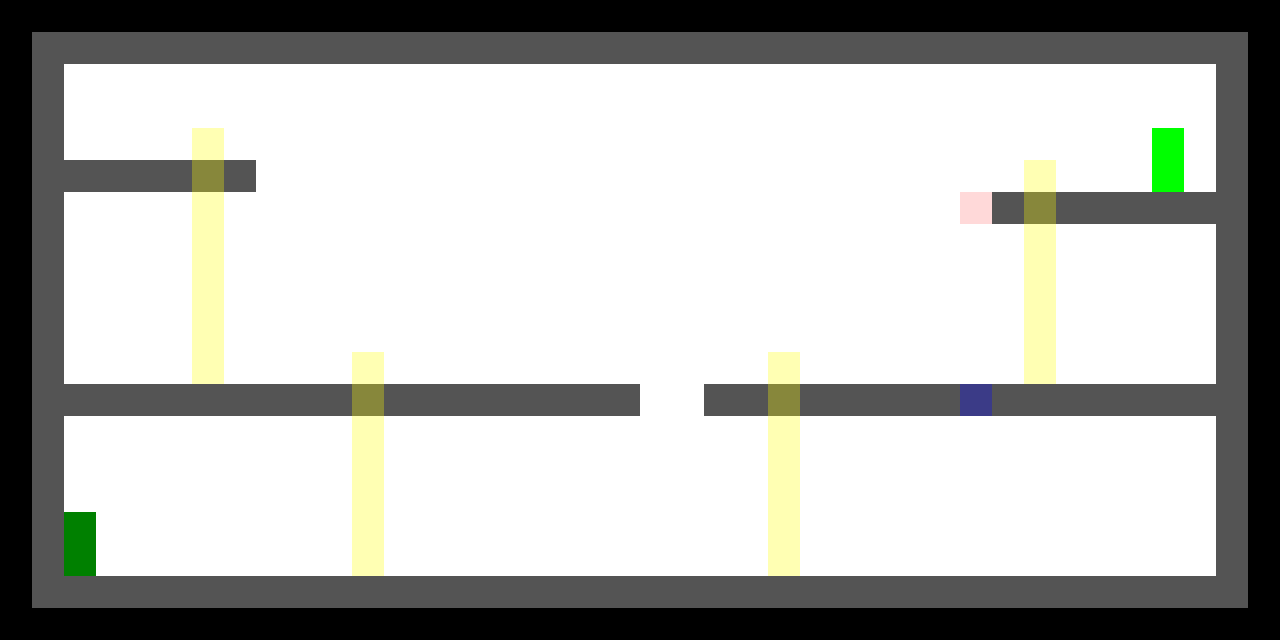

Tiled map render using the project's own tile images. Description and the whole map definition, tile-layer contents included, below:
An orthogonal 40x20 tile map with 32x32 px tiles, 2 tile layers (Background, Foreground).

<map version="1.0" orientation="orthogonal" width="40" height="20" tilewidth="32" tileheight="32">
 <tileset firstgid="1" name="randomtl" tilewidth="32" tileheight="32">
  <image source="ts_placeholder.png" width="128" height="128" />
 </tileset>
 <layer name="Background" width="40" height="20">
  <data encoding="csv">
13,13,13,13,13,13,13,13,13,13,13,13,13,13,13,13,13,13,13,13,13,13,13,13,13,13,13,13,13,13,13,13,13,13,13,13,13,13,13,13,
13,14,14,14,14,14,14,14,14,14,14,14,14,14,14,14,14,14,14,14,14,14,14,14,14,14,14,14,14,14,14,14,14,14,14,14,14,14,14,13,
13,14,16,16,16,16,16,16,16,16,16,16,16,16,16,16,16,16,16,16,16,16,16,16,16,16,16,16,16,16,16,16,16,16,16,16,16,16,14,13,
13,14,16,16,16,16,16,16,16,16,16,16,16,16,16,16,16,16,16,16,16,16,16,16,16,16,16,16,16,16,16,16,16,16,16,16,16,16,14,13,
13,14,16,16,16,16,16,16,16,16,16,16,16,16,16,16,16,16,16,16,16,16,16,16,16,16,16,16,16,16,16,16,16,16,16,16,5,16,14,13,
13,14,14,14,14,14,14,14,16,16,16,16,16,16,16,16,16,16,16,16,16,16,16,16,16,16,16,16,16,16,16,16,16,16,16,16,5,16,14,13,
13,14,16,16,16,16,16,16,16,16,16,16,16,16,16,16,16,16,16,16,16,16,16,16,16,16,16,16,16,16,16,14,14,14,14,14,14,14,14,13,
13,14,16,16,16,16,16,16,16,16,16,16,16,16,16,16,16,16,16,16,16,16,16,16,16,16,16,16,16,16,16,16,16,16,16,16,16,16,14,13,
13,14,16,16,16,16,16,16,16,16,16,16,16,16,16,16,16,16,16,16,16,16,16,16,16,16,16,16,16,16,16,16,16,16,16,16,16,16,14,13,
13,14,16,16,16,16,16,16,16,16,16,16,16,16,16,16,16,16,16,16,16,16,16,16,16,16,16,16,16,16,16,16,16,16,16,16,16,16,14,13,
13,14,16,16,16,16,16,16,16,16,16,16,16,16,16,16,16,16,16,16,16,16,16,16,16,16,16,16,16,16,16,16,16,16,16,16,16,16,14,13,
13,14,16,16,16,16,16,16,16,16,16,16,16,16,16,16,16,16,16,16,16,16,16,16,16,16,16,16,16,16,16,16,16,16,16,16,16,16,14,13,
13,14,14,14,14,14,14,14,14,14,14,14,14,14,14,14,14,14,14,14,16,16,14,14,14,14,14,14,14,14,14,14,14,14,14,14,14,14,14,13,
13,14,16,16,16,16,16,16,16,16,16,16,16,16,16,16,16,16,16,16,16,16,16,16,16,16,16,16,16,16,16,16,16,16,16,16,16,16,14,13,
13,14,16,16,16,16,16,16,16,16,16,16,16,16,16,16,16,16,16,16,16,16,16,16,16,16,16,16,16,16,16,16,16,16,16,16,16,16,14,13,
13,14,16,16,16,16,16,16,16,16,16,16,16,16,16,16,16,16,16,16,16,16,16,16,16,16,16,16,16,16,16,16,16,16,16,16,16,16,14,13,
13,14,6,16,16,16,16,16,16,16,16,16,16,16,16,16,16,16,16,16,16,16,16,16,16,16,16,16,16,16,16,16,16,16,16,16,16,16,14,13,
13,14,6,16,16,16,16,16,16,16,16,16,16,16,16,16,16,16,16,16,16,16,16,16,16,16,16,16,16,16,16,16,16,16,16,16,16,16,14,13,
13,14,14,14,14,14,14,14,14,14,14,14,14,14,14,14,14,14,14,14,14,14,14,14,14,14,14,14,14,14,14,14,14,14,14,14,14,14,14,13,
13,13,13,13,13,13,13,13,13,13,13,13,13,13,13,13,13,13,13,13,13,13,13,13,13,13,13,13,13,13,13,13,13,13,13,13,13,13,13,13
</data>
 </layer>
 <layer name="Foreground" width="40" height="20" opacity="0.3">
  <data encoding="csv">
0,0,0,0,0,0,0,0,0,0,0,0,0,0,0,0,0,0,0,0,0,0,0,0,0,0,0,0,0,0,0,0,0,0,0,0,0,0,0,0,
0,0,0,0,0,0,0,0,0,0,0,0,0,0,0,0,0,0,0,0,0,0,0,0,0,0,0,0,0,0,0,0,0,0,0,0,0,0,0,0,
0,0,0,0,0,0,0,0,0,0,0,0,0,0,0,0,0,0,0,0,0,0,0,0,0,0,0,0,0,0,0,0,0,0,0,0,0,0,0,0,
0,0,0,0,0,0,0,0,0,0,0,0,0,0,0,0,0,0,0,0,0,0,0,0,0,0,0,0,0,0,0,0,0,0,0,0,0,0,0,0,
0,0,0,0,0,0,4,0,0,0,0,0,0,0,0,0,0,0,0,0,0,0,0,0,0,0,0,0,0,0,0,0,0,0,0,0,0,0,0,0,
0,0,0,0,0,0,4,0,0,0,0,0,0,0,0,0,0,0,0,0,0,0,0,0,0,0,0,0,0,0,0,0,4,0,0,0,0,0,0,0,
0,0,0,0,0,0,4,0,0,0,0,0,0,0,0,0,0,0,0,0,0,0,0,0,0,0,0,0,0,0,3,0,4,0,0,0,0,0,0,0,
0,0,0,0,0,0,4,0,0,0,0,0,0,0,0,0,0,0,0,0,0,0,0,0,0,0,0,0,0,0,0,0,4,0,0,0,0,0,0,0,
0,0,0,0,0,0,4,0,0,0,0,0,0,0,0,0,0,0,0,0,0,0,0,0,0,0,0,0,0,0,0,0,4,0,0,0,0,0,0,0,
0,0,0,0,0,0,4,0,0,0,0,0,0,0,0,0,0,0,0,0,0,0,0,0,0,0,0,0,0,0,0,0,4,0,0,0,0,0,0,0,
0,0,0,0,0,0,4,0,0,0,0,0,0,0,0,0,0,0,0,0,0,0,0,0,0,0,0,0,0,0,0,0,4,0,0,0,0,0,0,0,
0,0,0,0,0,0,4,0,0,0,0,4,0,0,0,0,0,0,0,0,0,0,0,0,4,0,0,0,0,0,0,0,4,0,0,0,0,0,0,0,
0,0,0,0,0,0,0,0,0,0,0,4,0,0,0,0,0,0,0,0,0,0,0,0,4,0,0,0,0,0,9,0,0,0,0,0,0,0,0,0,
0,0,0,0,0,0,0,0,0,0,0,4,0,0,0,0,0,0,0,0,0,0,0,0,4,0,0,0,0,0,0,0,0,0,0,0,0,0,0,0,
0,0,0,0,0,0,0,0,0,0,0,4,0,0,0,0,0,0,0,0,0,0,0,0,4,0,0,0,0,0,0,0,0,0,0,0,0,0,0,0,
0,0,0,0,0,0,0,0,0,0,0,4,0,0,0,0,0,0,0,0,0,0,0,0,4,0,0,0,0,0,0,0,0,0,0,0,0,0,0,0,
0,0,0,0,0,0,0,0,0,0,0,4,0,0,0,0,0,0,0,0,0,0,0,0,4,0,0,0,0,0,0,0,0,0,0,0,0,0,0,0,
0,0,0,0,0,0,0,0,0,0,0,4,0,0,0,0,0,0,0,0,0,0,0,0,4,0,0,0,0,0,0,0,0,0,0,0,0,0,0,0,
0,0,0,0,0,0,0,0,0,0,0,0,0,0,0,0,0,0,0,0,0,0,0,0,0,0,0,0,0,0,0,0,0,0,0,0,0,0,0,0,
0,0,0,0,0,0,0,0,0,0,0,0,0,0,0,0,0,0,0,0,0,0,0,0,0,0,0,0,0,0,0,0,0,0,0,0,0,0,0,0
</data>
 </layer>
</map>
